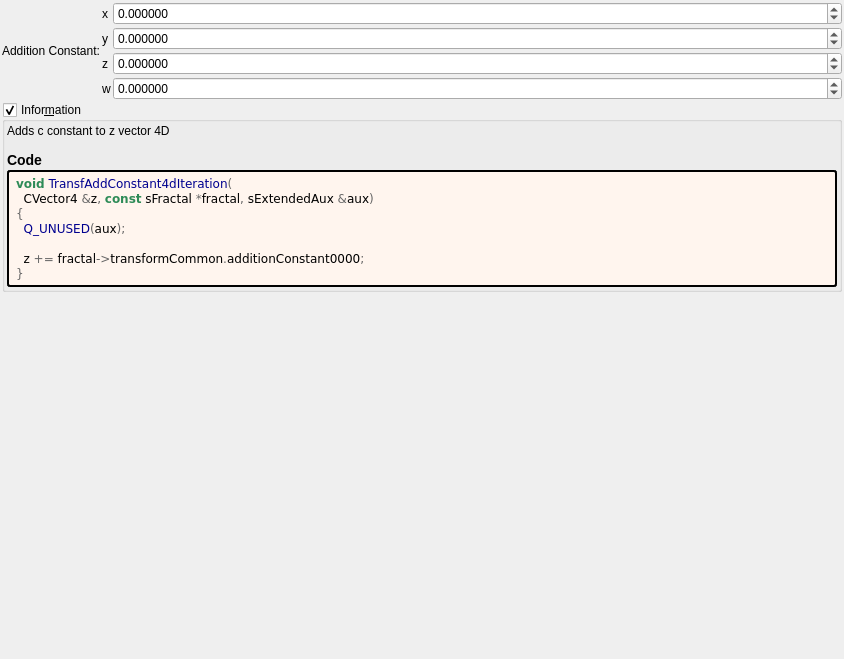
<?xml version="1.0" encoding="UTF-8"?>
<ui version="4.0">
 <class>transf_add_constant4d</class>
 <widget class="QWidget" name="Form">
  <property name="geometry">
   <rect>
    <x>0</x>
    <y>0</y>
    <width>844</width>
    <height>659</height>
   </rect>
  </property>
  <property name="windowTitle">
   <string notr="true">transf_add_constant4d</string>
  </property>
  <layout class="QVBoxLayout" name="verticalLayout">
   <property name="spacing">
    <number>2</number>
   </property>
   <property name="leftMargin">
    <number>2</number>
   </property>
   <property name="topMargin">
    <number>2</number>
   </property>
   <property name="rightMargin">
    <number>2</number>
   </property>
   <property name="bottomMargin">
    <number>2</number>
   </property>
   <item>
    <layout class="QGridLayout" name="gridLayout_44" columnstretch="0,0,1">
     <property name="spacing">
      <number>2</number>
     </property>
     <item row="0" column="2">
      <widget class="MyDoubleSpinBox" name="spinbox4_transf_addition_constant_0000_x">
       <property name="sizePolicy">
        <sizepolicy hsizetype="Minimum" vsizetype="Maximum">
         <horstretch>0</horstretch>
         <verstretch>0</verstretch>
        </sizepolicy>
       </property>
       <property name="prefix">
        <string/>
       </property>
       <property name="suffix">
        <string/>
       </property>
       <property name="decimals">
        <number>6</number>
       </property>
       <property name="minimum">
        <double>-99.989999999999995</double>
       </property>
       <property name="maximum">
        <double>99.989999999999995</double>
       </property>
       <property name="singleStep">
        <double>0.100000000000000</double>
       </property>
      </widget>
     </item>
     <item row="1" column="2">
      <widget class="MyDoubleSpinBox" name="spinbox4_transf_addition_constant_0000_y">
       <property name="sizePolicy">
        <sizepolicy hsizetype="Minimum" vsizetype="Maximum">
         <horstretch>0</horstretch>
         <verstretch>0</verstretch>
        </sizepolicy>
       </property>
       <property name="prefix">
        <string/>
       </property>
       <property name="suffix">
        <string/>
       </property>
       <property name="decimals">
        <number>6</number>
       </property>
       <property name="minimum">
        <double>-99.989999999999995</double>
       </property>
       <property name="maximum">
        <double>99.989999999999995</double>
       </property>
       <property name="singleStep">
        <double>0.100000000000000</double>
       </property>
      </widget>
     </item>
     <item row="3" column="2">
      <widget class="MyDoubleSpinBox" name="spinbox4_transf_addition_constant_0000_w">
       <property name="sizePolicy">
        <sizepolicy hsizetype="Minimum" vsizetype="Maximum">
         <horstretch>0</horstretch>
         <verstretch>0</verstretch>
        </sizepolicy>
       </property>
       <property name="prefix">
        <string/>
       </property>
       <property name="suffix">
        <string/>
       </property>
       <property name="decimals">
        <number>6</number>
       </property>
       <property name="minimum">
        <double>-99.989999999999995</double>
       </property>
       <property name="maximum">
        <double>99.989999999999995</double>
       </property>
       <property name="singleStep">
        <double>0.100000000000000</double>
       </property>
      </widget>
     </item>
     <item row="2" column="2">
      <widget class="MyDoubleSpinBox" name="spinbox4_transf_addition_constant_0000_z">
       <property name="sizePolicy">
        <sizepolicy hsizetype="Minimum" vsizetype="Maximum">
         <horstretch>0</horstretch>
         <verstretch>0</verstretch>
        </sizepolicy>
       </property>
       <property name="prefix">
        <string/>
       </property>
       <property name="suffix">
        <string/>
       </property>
       <property name="decimals">
        <number>6</number>
       </property>
       <property name="minimum">
        <double>-99.989999999999995</double>
       </property>
       <property name="maximum">
        <double>99.989999999999995</double>
       </property>
       <property name="singleStep">
        <double>0.100000000000000</double>
       </property>
      </widget>
     </item>
     <item row="3" column="1">
      <widget class="QLabel" name="label_168">
       <property name="text">
        <string notr="true">w</string>
       </property>
      </widget>
     </item>
     <item row="0" column="1">
      <widget class="QLabel" name="label_160">
       <property name="text">
        <string notr="true">x</string>
       </property>
      </widget>
     </item>
     <item row="2" column="1">
      <widget class="QLabel" name="label_163">
       <property name="text">
        <string notr="true">z</string>
       </property>
      </widget>
     </item>
     <item row="1" column="1">
      <widget class="QLabel" name="label_162">
       <property name="text">
        <string notr="true">y</string>
       </property>
      </widget>
     </item>
     <item row="0" column="0" rowspan="4">
      <widget class="QLabel" name="label_164">
       <property name="text">
        <string>Addition Constant:</string>
       </property>
       <property name="wordWrap">
        <bool>true</bool>
       </property>
      </widget>
     </item>
    </layout>
   </item>
   <item>
    <widget class="MyGroupBox" name="groupCheck_info">
     <property name="title">
      <string>Infor&amp;mation</string>
     </property>
     <property name="flat">
      <bool>false</bool>
     </property>
     <property name="checkable">
      <bool>true</bool>
     </property>
     <layout class="QVBoxLayout" name="verticalLayout_2">
      <property name="spacing">
       <number>2</number>
      </property>
      <property name="leftMargin">
       <number>2</number>
      </property>
      <property name="topMargin">
       <number>2</number>
      </property>
      <property name="rightMargin">
       <number>2</number>
      </property>
      <property name="bottomMargin">
       <number>2</number>
      </property>
      <item>
       <widget class="QLabel" name="label_information_general">
        <property name="text">
         <string notr="true">&lt;p&gt;Adds c constant to z vector 4D&lt;/p&gt;&lt;table&gt;
&lt;/table&gt;
&lt;h3&gt;Code&lt;/h3&gt;</string>
        </property>
        <property name="wordWrap">
         <bool>true</bool>
        </property>
        <property name="openExternalLinks">
         <bool>true</bool>
        </property>
        <property name="textInteractionFlags">
         <set>Qt::LinksAccessibleByMouse|Qt::TextSelectableByMouse</set>
        </property>
       </widget>
      </item>
      <item>
       <widget class="QLabel" name="label_code_content">
        <property name="styleSheet">
         <string notr="true">border-style: outset; border-width: 2px; border-radius: 3px; border-color: black; background-color: #fff5ee; padding: 4px;</string>
        </property>
        <property name="text">
         <string notr="true">&lt;body style=&quot;background-color:#fff5ee&quot;&gt;
&lt;pre style=&quot;color:#000000; background-color:#fff5ee;  font-family:&#039;Courier New&#039;,monospace;&quot;&gt;&lt;span style=&quot;color:#2e8b57; font-weight:bold&quot;&gt;void&lt;/span&gt; &lt;span style=&quot;color:#00008f&quot;&gt;TransfAddConstant4dIteration&lt;/span&gt;&lt;span style=&quot;color:#676767&quot;&gt;(&lt;/span&gt;
  CVector4 &lt;span style=&quot;color:#676767&quot;&gt;&amp;amp;&lt;/span&gt;z&lt;span style=&quot;color:#676767&quot;&gt;,&lt;/span&gt; &lt;span style=&quot;color:#2e8b57; font-weight:bold&quot;&gt;const&lt;/span&gt; sFractal &lt;span style=&quot;color:#676767&quot;&gt;*&lt;/span&gt;fractal&lt;span style=&quot;color:#676767&quot;&gt;,&lt;/span&gt; sExtendedAux &lt;span style=&quot;color:#676767&quot;&gt;&amp;amp;&lt;/span&gt;aux&lt;span style=&quot;color:#676767&quot;&gt;)&lt;/span&gt;
&lt;span style=&quot;color:#676767&quot;&gt;{&lt;/span&gt;
  &lt;span style=&quot;color:#00008f&quot;&gt;Q_UNUSED&lt;/span&gt;&lt;span style=&quot;color:#676767&quot;&gt;(&lt;/span&gt;aux&lt;span style=&quot;color:#676767&quot;&gt;);&lt;/span&gt;

  z &lt;span style=&quot;color:#676767&quot;&gt;+=&lt;/span&gt; fractal&lt;span style=&quot;color:#676767&quot;&gt;-&amp;gt;&lt;/span&gt;transformCommon&lt;span style=&quot;color:#676767&quot;&gt;.&lt;/span&gt;additionConstant0000&lt;span style=&quot;color:#676767&quot;&gt;;&lt;/span&gt;
&lt;span style=&quot;color:#676767&quot;&gt;}&lt;/span&gt;
&lt;/pre&gt;
&lt;/body&gt;</string>
        </property>
        <property name="wordWrap">
         <bool>true</bool>
        </property>
        <property name="openExternalLinks">
         <bool>true</bool>
        </property>
        <property name="textInteractionFlags">
         <set>Qt::LinksAccessibleByMouse|Qt::TextSelectableByMouse</set>
        </property>
       </widget>
      </item>
     </layout>
    </widget>
   </item>
   <item>
    <spacer name="verticalSpacer">
     <property name="orientation">
      <enum>Qt::Vertical</enum>
     </property>
     <property name="sizeHint" stdset="0">
      <size>
       <width>20</width>
       <height>40</height>
      </size>
     </property>
    </spacer>
   </item>
  </layout>
 </widget>
 <customwidgets>
  <customwidget>
   <class>MyDoubleSpinBox</class>
   <extends>QDoubleSpinBox</extends>
   <header>my_double_spin_box.h</header>
  </customwidget>
  <customwidget>
   <class>MyGroupBox</class>
   <extends>QGroupBox</extends>
   <header>my_group_box.h</header>
   <container>1</container>
  </customwidget>
 </customwidgets>
 <tabstops>
  <tabstop>spinbox4_transf_addition_constant_0000_x</tabstop>
  <tabstop>spinbox4_transf_addition_constant_0000_y</tabstop>
  <tabstop>spinbox4_transf_addition_constant_0000_z</tabstop>
  <tabstop>spinbox4_transf_addition_constant_0000_w</tabstop>
  <tabstop>groupCheck_info</tabstop>
 </tabstops>
 <resources/>
 <connections/>
</ui>
